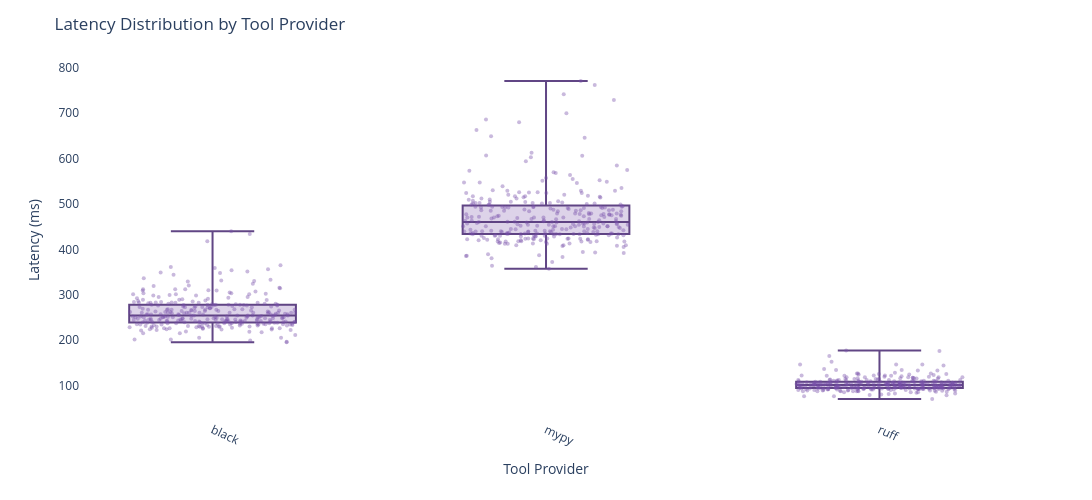

Notebook cell for this chart:
### Markdown cell above
### ⏱️ Latency Distribution by Tool (Box Plot with Overlay)

This cell creates a detailed visualization of **latency spread per tool**, combining precise statistical distribution with lightly jittered scatter points to show individual observations.

#### 🧠 What this code does:

* Converts `provider_id` values to human-readable `tool_name`s.
* Parses timestamps and assigns each tool a **numeric x-coordinate** for plotting.
* Adds **horizontal jitter** to each latency point, spreading them slightly to reduce visual overlap.
* Builds two overlaid layers using Plotly:

  1. **Box plots** for each tool’s latency:

     * Shows median, interquartile range, whiskers, and outliers (if any).
     * Styled with consistent violet fills and outlines.
  2. **Scatter trace** of all latency values:

     * Jittered left and right of their corresponding tool box.
     * Semi-transparent for density visibility without visual clutter.

#### 🔍 What you're observing:

* Each box plot shows the **distribution of tool execution times**.
* Points reveal actual latencies, helping identify:

  * Bimodal distributions
  * Outlier clusters
  * Latency consistency (tight boxes with few scattered points)
* Tools with highly variable latencies may require optimization or stability improvements.

This dual-layer view is ideal for **debugging execution bottlenecks**, identifying latency variance across tools, and tracing tool responsiveness under load.

### Code cell
import pandas as pd
import numpy as np
import plotly.graph_objects as go
from app.enums.tool_enums import ToolProvider

# Step 1: Prep
df_tool_expanded['tool_name'] = df_tool_expanded['provider_id'].apply(ToolProvider.get_name)
df_tool_expanded['timestamp'] = pd.to_datetime(df_tool_expanded['timestamp'])

# Step 2: Assign numeric x positions to categories
tool_names = sorted(df_tool_expanded['tool_name'].unique())
tool_to_num = {tool: i for i, tool in enumerate(tool_names)}
df_tool_expanded['x_numeric'] = df_tool_expanded['tool_name'].map(tool_to_num)

# Step 3: Add jitter to numeric x
jitter_strength = 0.25
df_tool_expanded['x_jittered'] = df_tool_expanded['x_numeric'] + np.random.uniform(-jitter_strength, jitter_strength, size=len(df_tool_expanded))

# Step 4: Create traces
box_traces = []
for tool, x_val in tool_to_num.items():
    box_traces.append(go.Box(
        y=df_tool_expanded[df_tool_expanded['tool_name'] == tool]['latency_ms'],
        x=[x_val] * len(df_tool_expanded[df_tool_expanded['tool_name'] == tool]),
        name=tool,
        boxpoints=False,
        fillcolor='rgba(120, 81, 169, 0.25)',  # soft violet fill
        line_color='rgba(80, 50, 120, 0.9)',   # strong edge
        marker_color='rgba(80, 50, 120, 0.9)',
        width=0.5,
        showlegend=False
    ))

scatter_trace = go.Scatter(
    x=df_tool_expanded['x_jittered'],
    y=df_tool_expanded['latency_ms'],
    mode='markers',
    marker=dict(
        color='rgba(120, 81, 169, 0.4)',  # softened violet, translucent
        size=4,
    ),
    hoverinfo='skip',
    showlegend=False
)

# Step 5: Build figure
fig = go.Figure(data=box_traces + [scatter_trace])

# Step 6: Layout
fig.update_layout(
    title="Latency Distribution by Tool Provider",
    xaxis=dict(
        tickmode='array',
        tickvals=list(tool_to_num.values()),
        ticktext=list(tool_to_num.keys()),
        tickangle=25,
        title="Tool Provider"
    ),
    yaxis_title="Latency (ms)",
    width=1500,
    height=500,
    plot_bgcolor='white',
    margin=dict(t=60, b=80)
)

fig.show()

### Figure 1 — Plotly figure (JSON) as saved in the notebook; plotly's stock layout.template omitted (floating-point values rounded to 4 significant figures; data arrays with more than 128 entries replaced by an {"elided": "..."} marker saying what was removed)
{"data": [{"boxpoints": false, "fillcolor": "rgba(120, 81, 169, 0.25)", "line": {"color": "rgba(80, 50, 120, 0.9)"}, "marker": {"color": "rgba(80, 50, 120, 0.9)"}, "name": "black", "showlegend": false, "type": "box", "width": 0.5, "x": {"elided": "288 int values"}, "y": {"elided": "288 int values"}}, {"boxpoints": false, "fillcolor": "rgba(120, 81, 169, 0.25)", "line": {"color": "rgba(80, 50, 120, 0.9)"}, "marker": {"color": "rgba(80, 50, 120, 0.9)"}, "name": "mypy", "showlegend": false, "type": "box", "width": 0.5, "x": {"elided": "288 int values"}, "y": {"elided": "288 int values"}}, {"boxpoints": false, "fillcolor": "rgba(120, 81, 169, 0.25)", "line": {"color": "rgba(80, 50, 120, 0.9)"}, "marker": {"color": "rgba(80, 50, 120, 0.9)"}, "name": "ruff", "showlegend": false, "type": "box", "width": 0.5, "x": {"elided": "296 int values"}, "y": {"elided": "296 int values"}}, {"hoverinfo": "skip", "marker": {"color": "rgba(120, 81, 169, 0.4)", "size": 4}, "mode": "markers", "showlegend": false, "type": "scatter", "x": {"elided": "872 float values"}, "y": {"elided": "872 int values"}}], "layout": {"height": 500, "margin": {"b": 80, "t": 60}, "plot_bgcolor": "white", "title": {"text": "Latency Distribution by Tool Provider"}, "width": 1500, "xaxis": {"tickangle": 25, "tickmode": "array", "ticktext": ["black", "mypy", "ruff"], "tickvals": [0, 1, 2], "title": {"text": "Tool Provider"}}, "yaxis": {"title": {"text": "Latency (ms)"}}}}
